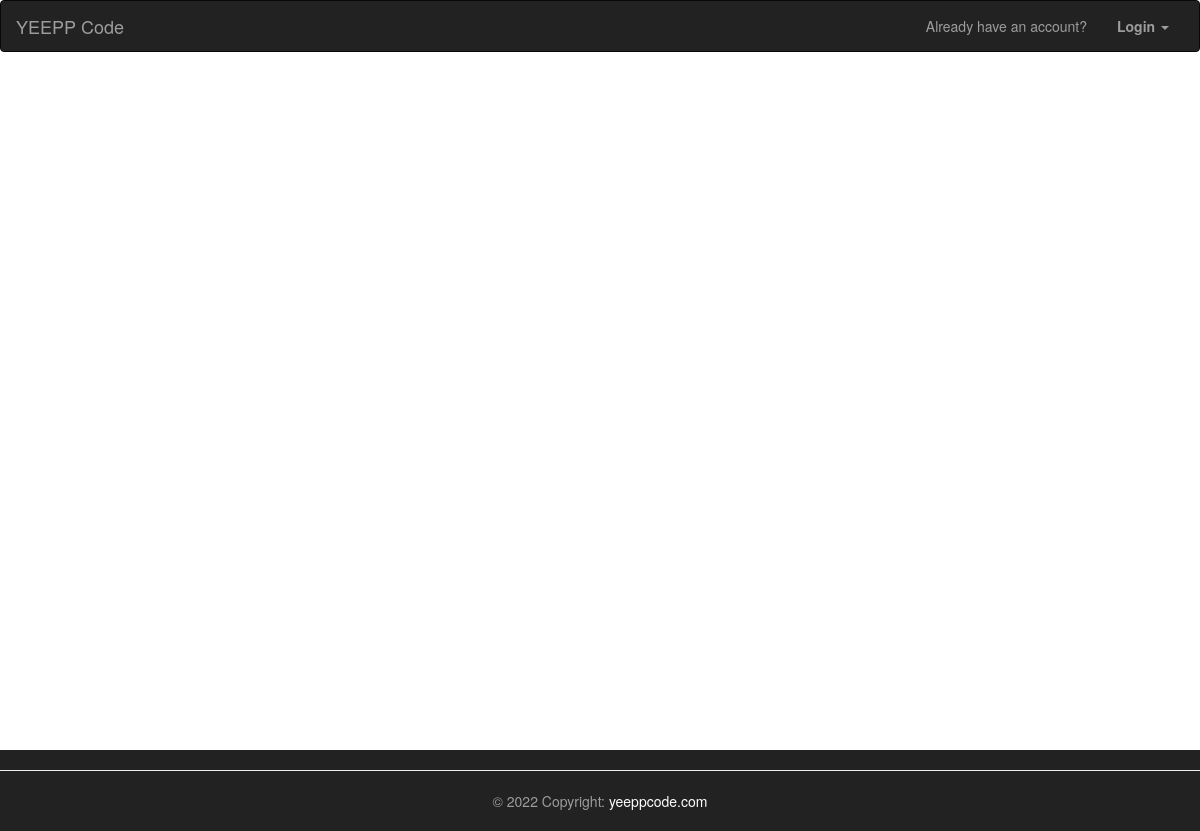
Before: / with the older database file.
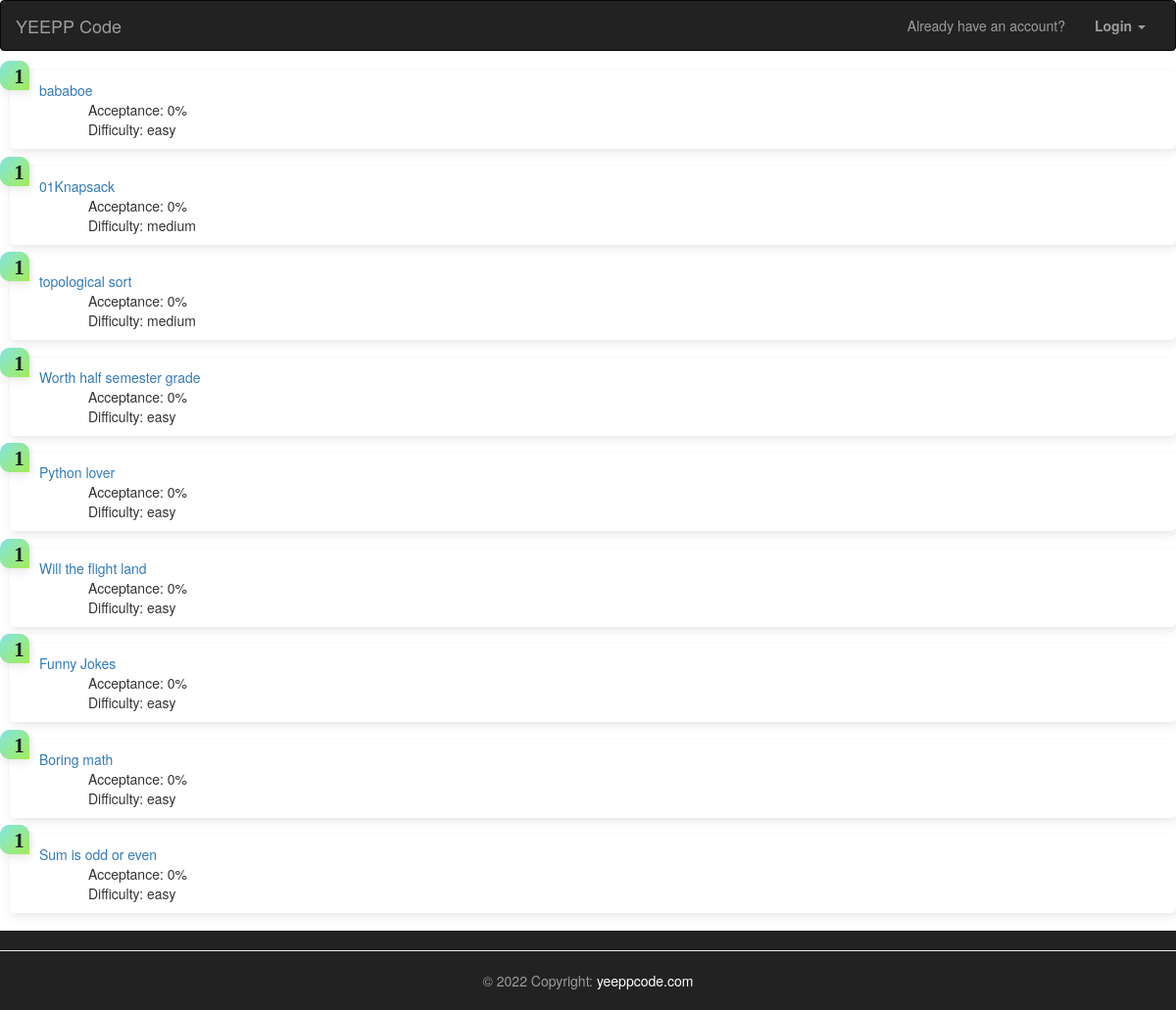
After: the same page with the newer database file.
### tables this page shows
CREATE TABLE problems (    problem_id INT AUTO_INCREMENT PRIMARY KEY,    difficulty  VARCHAR(10) NOT NULL,    attempted int(16) NOT NULL,    solved int(16) NOT NULL,     title  VARCHAR(100) NOT NULL,     description  VARCHAR(2000) NOT NULL,     likes  int(16) NOT NULL,     dislikes  int(16) NOT NULL);

### app/routes.py (the view)
@app.route('/')
def index():
    connection = sql.connect("database.db")
    cursor = connection.cursor()
    cursor.execute("SELECT * FROM problems")
    rows = cursor.fetchall()
    connection.close()
    problems = [Problems(x) for x in rows]
    return render_template("index.html", data=problems) #values=cursor)

### app/models.py (called while the page is built)
    def get_title(self):
        return self.title

    def get_acceptance(self):
        return self.acceptance

    def get_difficulty(self):
        return self.difficulty

    def get_id_path(self):
        return f"test?id={self.id}"

### app/templates/index.html (shortened to what this page needs)
{% extends "base_with_footer.html" %}
{% block body %}
        {% for val in data%}
            <div>
                <ol class="gradient-list" style="text-align: left;">
                    <li><a href="{{val.get_id_path()}}" id="whoknows">{{val.get_title()}}</a>  <div class="space">Acceptance: {{val.get_acceptance()}}%</div> <div class="space">Difficulty: {{val.get_difficulty()}}</div></li>
                </ol>
            </div>
        {%endfor%}
{% endblock %}

### app/templates/base_with_footer.html
{%extends "base.html" %}
{% block footer%}
<footer class="page-footer font-small blue pt-4" style="background-color: #222">
  <div class="container-fluid text-center text-md-left">
    <div class="row">
      <div class="col-md-6 mt-md-0 mt-3">
      </div>
      <hr class="clearfix w-100 d-md-none pb-3">
    </div>
  </div>
  <div class="footer-copyright text-center py-3" style="color: #9d9d9d;">© 2022 Copyright:
    <a href="https://mdbootstrap.com/" style="color: white;">yeeppcode.com</a>
    <br><br>
  </div>
</footer>
{%endblock%}

### app/templates/base.html (shortened to what this page needs)
<!DOCTYPE html>
<html lang="en">
    <head>
        <link rel="stylesheet" href="{{url_for('static', filename='css/normalize.css')}}">
        <link rel="stylesheet" href="{{url_for('static', filename='css/styles.css')}}">
        <link rel='stylesheet' href='https://maxcdn.bootstrapcdn.com/bootstrap/3.3.6/css/bootstrap.min.css'>
        <link rel='stylesheet' href='https://maxcdn.bootstrapcdn.com/font-awesome/4.2.0/css/font-awesome.min.css'>
    </head>
    <body>
      <div class="wrapper">
        <nav class="navbar navbar-default navbar-inverse" role="navigation">
            <div class="container-fluid">
              <div class="navbar-header">
                <a class="navbar-brand" href="{{url_for('index')}}">YEEPP Code</a>
              </div>
              <div class="collapse navbar-collapse" id="bs-example-navbar-collapse-1">
                <ul class="nav navbar-nav navbar-right">
                  <li><p class="navbar-text">Already have an account?</p></li>
                  <li class="dropdown">
                    <a href="#" class="dropdown-toggle" data-toggle="dropdown"><b>Login</b> <span class="caret"></span></a>
                  </li>
                </ul>
              </div>
            </div>
        </nav>
        {% block body %} {% endblock %}
        </div>
        {%block footer%}{%endblock%}
    </body>
</html>

### app/static/css/styles.css (style rules this page uses)
.wrapper { min-height: calc(100vh - 50px); }
footer h5, ul li a, ul li a:hover { color: #9d9d9d; }
ol.gradient-list > li::before, ol.gradient-list > li { box-shadow: 0.25rem 0.25rem 0.6rem rgba(0, 0, 0, 0.05), 0 0.5rem 1.125rem rgba(75, 0, 0, 0.05); }
*, *:before, *:after { box-sizing: border-box; }
html, body { margin: 0; padding: 0; }
body { background-color: #fafafa; color: #1d1f20; font-family: "Raleway", sans-serif; }
ol.gradient-list { counter-reset: gradient-counter; list-style: none; margin: 1.75rem 0; padding-left: 1rem; }
ol.gradient-list > li { background: white; border-radius: 0 0.5rem 0.5rem 0.5rem; counter-increment: gradient-counter; margin-top: 1rem; min-height: 3rem; padding: 1rem 1rem 1rem 3rem; position: relative; }
ol.gradient-list > li::before, ol.gradient-list > li::after { background: linear-gradient(135deg, #83e4e2 0%, #a2ed56 100%); border-radius: 1rem 1rem 0 1rem; content: ""; height: 3rem; left: -1rem; overflow: hidden; position: absolute; top: -1rem; width: 3rem; }
ol.gradient-list > li::before { align-items: flex-end; content: counter(gradient-counter); color: #1d1f20; display: flex; font: 900 1.5em/1 "Montserrat"; justify-content: flex-end; padding: 0.125em 0.25em; z-index: 1; }
.space { padding-left: 50px; width: 100%; }

Changed rows visible on the page:
added problems: get_title "bababoe", get_acceptance "0", get_difficulty "easy"
added problems: get_title "01Knapsack", get_acceptance "0", get_difficulty "medium"
added problems: get_title "topological sort", get_acceptance "0", get_difficulty "medium"
added problems: get_title "Worth half semester grade", get_acceptance "0", get_difficulty "easy"
added problems: get_title "Python lover", get_acceptance "0", get_difficulty "easy"
added problems: get_title "Will the flight land", get_acceptance "0", get_difficulty "easy"
added problems: get_title "Funny Jokes", get_acceptance "0", get_difficulty "easy"
added problems: get_title "Boring math", get_acceptance "0", get_difficulty "easy"
added problems: get_title "Sum is odd or even", get_acceptance "0", get_difficulty "easy"
